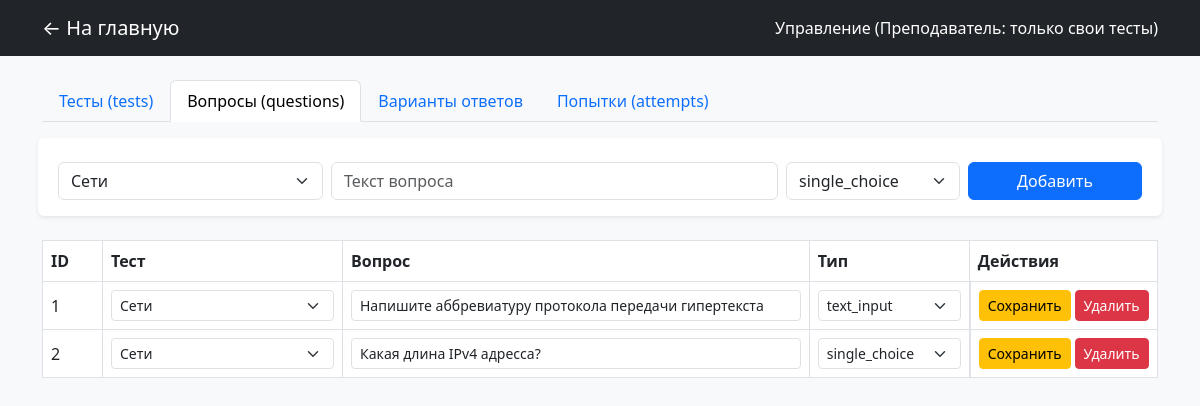
Screenshot of /crud.php?tab=questions (signed in) with the database file from the repository.
### tables this page shows
CREATE TABLE `questions` (
  `id` int(11) NOT NULL AUTO_INCREMENT,
  `test_id` int(11) NOT NULL,
  `question_text` text NOT NULL,
  `question_type` enum('single_choice','multiple_choice','text_input') NOT NULL DEFAULT 'single_choice',
  PRIMARY KEY (`id`),
  KEY `test_id` (`test_id`),
  CONSTRAINT `questions_ibfk_1` FOREIGN KEY (`test_id`) REFERENCES `tests` (`id`)
);

CREATE TABLE `tests` (
  `id` int(11) NOT NULL AUTO_INCREMENT,
  `title` varchar(200) NOT NULL,
  `teacher_id` int(11) NOT NULL,
  PRIMARY KEY (`id`),
  KEY `teacher_id` (`teacher_id`),
  CONSTRAINT `tests_ibfk_1` FOREIGN KEY (`teacher_id`) REFERENCES `users` (`id`)
);

### crud.php (the view, shortened to what this page needs)
<?php
require_once 'db.php';
$isAdmin     = ($_SESSION['role_name'] === 'admin');
$currentUser = (int)$_SESSION['user_id'];
$tab = $_GET['tab'] ?? ($isAdmin ? 'users' : 'tests');
$roles    = $pdo->query("SELECT * FROM roles WHERE name != 'admin'")->fetchAll();
if ($isAdmin) {
    $testsList = $pdo->query("SELECT * FROM tests ORDER BY id")->fetchAll();
    $questList = $pdo->query("SELECT * FROM questions ORDER BY id")->fetchAll();
} else {
    $stmtT = $pdo->prepare("SELECT * FROM tests WHERE teacher_id = ? ORDER BY id");
    $stmtT->execute([$currentUser]);
    $testsList = $stmtT->fetchAll();
    $stmtQ = $pdo->prepare("SELECT q.* FROM questions q JOIN tests t ON q.test_id = t.id WHERE t.teacher_id = ? ORDER BY q.id");
    $stmtQ->execute([$currentUser]);
    $questList = $stmtQ->fetchAll();
}
?>
<!DOCTYPE html>
<html lang="ru">
<head>
    <link href="https://cdn.jsdelivr.net/npm/bootstrap@5.3.0/dist/css/bootstrap.min.css" rel="stylesheet">
</head>
<body class="bg-light">
<nav class="navbar navbar-dark bg-dark mb-4">
    <div class="container">
        <a class="navbar-brand" href="index.php">← На главную</a>
        <span class="navbar-text text-white">
            Управление (<?= $isAdmin ? 'Администратор: полный доступ' : 'Преподаватель: только свои тесты' ?>)
        </span>
    </div>
</nav>
<div class="container">
    <ul class="nav nav-tabs mb-4">
        <li class="nav-item"><a class="nav-link <?= $tab==='tests'?'active':'' ?>" href="?tab=tests">Тесты (tests)</a></li>
        <li class="nav-item"><a class="nav-link <?= $tab==='questions'?'active':'' ?>" href="?tab=questions">Вопросы (questions)</a></li>
        <li class="nav-item"><a class="nav-link <?= $tab==='options'?'active':'' ?>" href="?tab=options">Варианты ответов</a></li>
        <li class="nav-item"><a class="nav-link <?= $tab==='attempts'?'active':'' ?>" href="?tab=attempts">Попытки (attempts)</a></li>
    </ul>
    <?php if ($tab === 'users' && $isAdmin): ?>
        <form method="POST" class="row g-2 mb-4 bg-white p-3 rounded shadow-sm">
            <input type="hidden" name="action" value="create">
            <div class="col-md-3"><input type="text" name="full_name" class="form-control" placeholder="ФИО" required></div>
            <div class="col-md-3"><input type="text" name="login" class="form-control" placeholder="Логин" required></div>
            <div class="col-md-2"><input type="text" name="password" class="form-control" placeholder="Пароль" required></div>
            <div class="col-md-2">
                <select name="role_id" class="form-select">
                    <?php foreach ($roles as $r): ?><option value="<?= $r['id'] ?>"><?= htmlspecialchars($r['name']) ?></option><?php endforeach; ?>
                </select>
            </div>
            <div class="col-md-2"><button class="btn btn-primary w-100">Добавить</button></div>
        </form>
        <table class="table table-bordered bg-white align-middle">
            <tr><th style="width: 60px;">ID</th><th>ФИО</th><th>Логин</th><th style="width: 150px;">Роль</th><th style="width: 170px;">Действия</th></tr>
            <?php
            $rows = $pdo->query("
                SELECT u.*, r.name AS role_name
                FROM users u
                JOIN roles r ON u.role_id = r.id
                WHERE r.name != 'admin'
                ORDER BY u.id
            ")->fetchAll();
            foreach ($rows as $row): ?>
                <tr>
                    <form method="POST">
                        <td><?= $row['id'] ?><input type="hidden" name="id" value="<?= $row['id'] ?>"></td>
                        <td><input type="text" name="full_name" value="<?= htmlspecialchars($row['full_name']) ?>" class="form-control form-control-sm"></td>
                        <td><input type="text" name="login" value="<?= htmlspecialchars($row['login']) ?>" class="form-control form-control-sm"></td>
                        <td>
                            <select name="role_id" class="form-select form-select-sm">
                                <?php foreach ($roles as $r): ?>
                                    <option value="<?= $r['id'] ?>" <?= $r['id']==$row['role_id']?'selected':'' ?>><?= htmlspecialchars($r['name']) ?></option>
                                <?php endforeach; ?>
                            </select>
                        </td>
                        <td class="d-flex gap-1">
                            <button name="action" value="update" class="btn btn-sm btn-warning">Сохранить</button>
                            <button name="action" value="delete" class="btn btn-sm btn-danger" onclick="return confirm('Удалить?')">Удалить</button>
                        </td>
                    </form>
                </tr>
            <?php endforeach; ?>
        </table>
    <?php elseif ($tab === 'questions'): ?>
        <form method="POST" class="row g-2 mb-4 bg-white p-3 rounded shadow-sm">
            <div class="col-md-3">
                <select name="test_id" class="form-select" required>
                    <?php foreach ($testsList as $t): ?><option value="<?= $t['id'] ?>"><?= htmlspecialchars($t['title']) ?></option><?php endforeach; ?>
                </select>
            </div>
            <div class="col-md-5"><input type="text" name="question_text" class="form-control" placeholder="Текст вопроса" required></div>
            <div class="col-md-2">
                <select name="question_type" class="form-select">
                    <option value="single_choice">single_choice</option>
                </select>
            </div>
            <div class="col-md-2"><button class="btn btn-primary w-100">Добавить</button></div>
        </form>
        <table class="table table-bordered bg-white align-middle">
            <tr><th style="width: 60px;">ID</th><th style="width: 240px;">Тест</th><th>Вопрос</th><th style="width: 160px;">Тип</th><th style="width: 170px;">Действия</th></tr>
            <?php foreach ($questList as $row): ?>
                <tr>
                    <form method="POST">
                        <td><?= $row['id'] ?><input type="hidden" name="id" value="<?= $row['id'] ?>"></td>
                        <td>
                            <select name="test_id" class="form-select form-select-sm">
                                <?php foreach ($testsList as $t): ?>
                                    <option value="<?= $t['id'] ?>" <?= $t['id']==$row['test_id']?'selected':'' ?>><?= htmlspecialchars($t['title']) ?></option>
                                <?php endforeach; ?>
                            </select>
                        </td>
                        <td><input type="text" name="question_text" value="<?= htmlspecialchars($row['question_text']) ?>" class="form-control form-control-sm"></td>
                        <td>
                            <select name="question_type" class="form-select form-select-sm">
                                <?php foreach (['single_choice','multiple_choice','text_input'] as $qt): ?>
                                    <option value="<?= $qt ?>" <?= $qt===$row['question_type']?'selected':'' ?>><?= $qt ?></option>
                                <?php endforeach; ?>
                            </select>
                        </td>
                        <td class="d-flex gap-1">
                            <button name="action" value="update" class="btn btn-sm btn-warning">Сохранить</button>
                            <button name="action" value="delete" class="btn btn-sm btn-danger" onclick="return confirm('Удалить?')">Удалить</button>
                        </td>
                    </form>
                </tr>
            <?php endforeach; ?>
        </table>
    <?php endif; ?>
</div>
</body>
</html>

### rows the page displays
questions: id "1", test_id "Сети", question_text "Напишите аббревиатуру протокола передачи гипертекста", question_type "text_input"
questions: id "2", test_id "Сети", question_text "Какая длина IPv4 адресса?", question_type "single_choice"

### other values shown
form field test_id "Сети"
